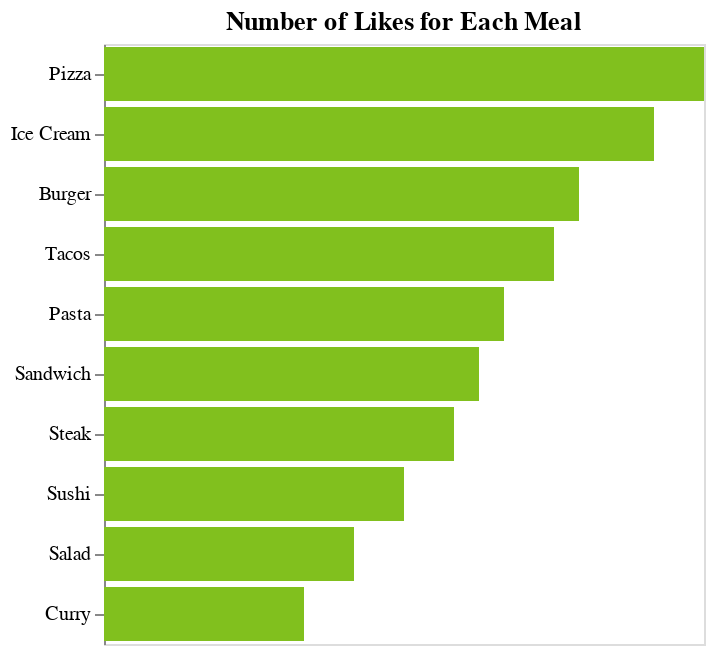

The notebook cell this image was saved under:
### Code cell
chart = alt.Chart(df).mark_bar(
    color='#81c01e'
).encode(
    y=alt.Y('Meal Type', sort='-x', title=None),
    x=alt.X('Number of Likes',axis=None)
).properties(
    width=300,
    height=300,
    title='Number of Likes for Each Meal'
)

chart

### Figure 1 — Vega-Lite specification as saved in the notebook (floating-point values rounded to 4 significant figures)
{"config": {"view": {"continuousWidth": 300, "continuousHeight": 300}}, "data": {"name": "data-9187503ac3d3dc67af67b51825ba4897"}, "mark": {"type": "bar", "color": "#81c01e"}, "encoding": {"x": {"axis": null, "field": "Number of Likes", "type": "quantitative"}, "y": {"field": "Meal Type", "sort": "-x", "title": null, "type": "nominal"}}, "height": 300, "title": "Number of Likes for Each Meal", "width": 300, "$schema": "https://vega.github.io/schema/vega-lite/v5.20.1.json", "datasets": {"data-9187503ac3d3dc67af67b51825ba4897": [{"Meal Type": "Pizza", "Number of Likes": 120}, {"Meal Type": "Burger", "Number of Likes": 95}, {"Meal Type": "Pasta", "Number of Likes": 80}, {"Meal Type": "Sushi", "Number of Likes": 60}, {"Meal Type": "Salad", "Number of Likes": 50}, {"Meal Type": "Steak", "Number of Likes": 70}, {"Meal Type": "Tacos", "Number of Likes": 90}, {"Meal Type": "Ice Cream", "Number of Likes": 110}, {"Meal Type": "Curry", "Number of Likes": 40}, {"Meal Type": "Sandwich", "Number of Likes": 75}]}}
